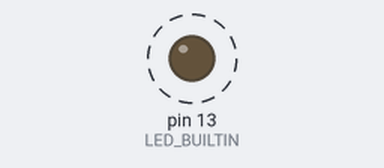
Simulated run of this sketch. Board: Arduino Uno, built with avr-gcc and run on an emulated ATmega328P. Shown: output pins drawn as LEDs (lit = HIGH). Dashed ring = blinking. What the sketch prints to the serial monitor is not drawn.

Above: at 0.5 s.
Timing chart, 0 to 4.6 s (numbered marks = the images above):
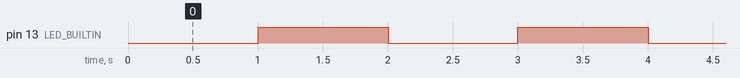

Measured:
- by itself, pin 13 (LED_BUILTIN): alternates HIGH for 1.0 s and LOW for 1.0 s

The sketch:

millis.ino
```cpp
unsigned long T1 = 0, T2 = 0;
unsigned int TimeInterval = 1000;

void setup()
{
  pinMode(LED_BUILTIN, OUTPUT);
  Serial.begin(9600);
}

void loop()
{
  T2 = millis();
  if( (T2-T1) >= TimeInterval )
  {
    Serial.print("T2 : ");
    Serial.println(T2);
    digitalWrite(LED_BUILTIN, !digitalRead(LED_BUILTIN));
    T1 = millis();
    Serial.print("T1 : ");
    Serial.println(T1);
  }
}
```
